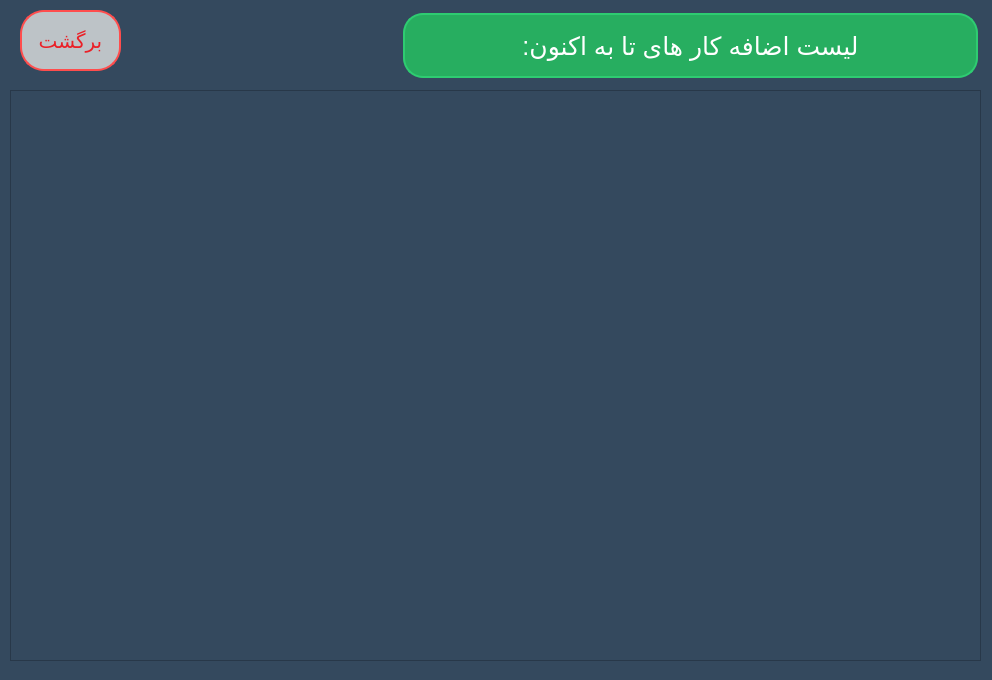
<?xml version="1.0" encoding="UTF-8"?>
<ui version="4.0">
 <class>list_overtime</class>
 <widget class="QWidget" name="list_overtime">
  <property name="geometry">
   <rect>
    <x>0</x>
    <y>0</y>
    <width>992</width>
    <height>680</height>
   </rect>
  </property>
  <property name="windowTitle">
   <string>Form</string>
  </property>
  <property name="styleSheet">
   <string notr="true">background: #34495e;</string>
  </property>
  <widget class="QPushButton" name="back_to_emploee_page">
   <property name="geometry">
    <rect>
     <x>20</x>
     <y>10</y>
     <width>101</width>
     <height>61</height>
    </rect>
   </property>
   <property name="cursor">
    <cursorShape>PointingHandCursor</cursorShape>
   </property>
   <property name="styleSheet">
    <string notr="true">border-radius: 24px;

	color:#EA2027; background-color:#bdc3c7; border: 2px solid #ff4d4d;  font-size:20px;</string>
   </property>
   <property name="text">
    <string>برگشت</string>
   </property>
  </widget>
  <widget class="QLabel" name="label_8">
   <property name="geometry">
    <rect>
     <x>400</x>
     <y>10</y>
     <width>581</width>
     <height>71</height>
    </rect>
   </property>
   <property name="layoutDirection">
    <enum>Qt::LeftToRight</enum>
   </property>
   <property name="styleSheet">
    <string notr="true">	border: 0;
	background: #27ae60;
	display: block;
	margin: 3px 3px;
	text-align: center;
	border: 2px solid #2ecc71;
	outline: none;
	color: white;
	border-radius: 20px;
	font-size:25px;	</string>
   </property>
   <property name="text">
    <string>لیست اضافه کار های تا به اکنون:</string>
   </property>
   <property name="alignment">
    <set>Qt::AlignCenter</set>
   </property>
  </widget>
  <widget class="QScrollArea" name="scrollArea_2">
   <property name="geometry">
    <rect>
     <x>10</x>
     <y>90</y>
     <width>971</width>
     <height>571</height>
    </rect>
   </property>
   <property name="styleSheet">
    <string notr="true"/>
   </property>
   <property name="widgetResizable">
    <bool>true</bool>
   </property>
   <widget class="QWidget" name="scrollAreaWidgetContents_2">
    <property name="geometry">
     <rect>
      <x>0</x>
      <y>0</y>
      <width>969</width>
      <height>569</height>
     </rect>
    </property>
    <layout class="QHBoxLayout" name="horizontalLayout_2">
     <item>
      <widget class="QLabel" name="warning">
       <property name="styleSheet">
        <string notr="true">font-size:17px;color:white;</string>
       </property>
       <property name="text">
        <string/>
       </property>
       <property name="alignment">
        <set>Qt::AlignHCenter|Qt::AlignTop</set>
       </property>
      </widget>
     </item>
    </layout>
   </widget>
  </widget>
 </widget>
 <resources/>
 <connections/>
</ui>
